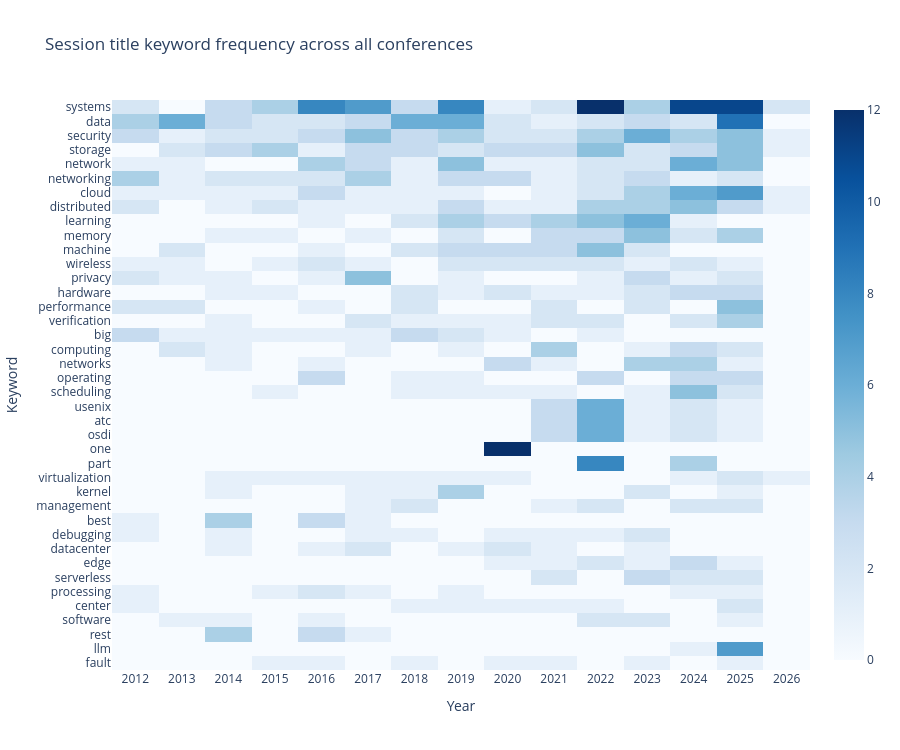

Source (notebook cell):
### Markdown cell above
## 2 · Session topic heatmap

### Code cell
matrix = session_heatmap_matrix(editions, top_n=40)

fig = go.Figure(go.Heatmap(
    z=matrix.values,
    x=[str(y) for y in matrix.columns],
    y=matrix.index.tolist(),
    colorscale="Blues",
    hovertemplate="Keyword: %{y}<br>Year: %{x}<br>Count: %{z}<extra></extra>",
))
fig.update_layout(
    title="Session title keyword frequency across all conferences",
    xaxis_title="Year",
    yaxis_title="Keyword",
    height=750,
    yaxis=dict(autorange="reversed"),
)
fig.show()

### Figure 1 — Plotly figure (JSON) as saved in the notebook; plotly's stock layout.template omitted (floating-point values rounded to 4 significant figures; data arrays with more than 128 entries replaced by an {"elided": "..."} marker saying what was removed)
{"data": [{"colorscale": [[0, "rgb(247,251,255)"], [0.125, "rgb(222,235,247)"], [0.25, "rgb(198,219,239)"], [0.375, "rgb(158,202,225)"], [0.5, "rgb(107,174,214)"], [0.625, "rgb(66,146,198)"], [0.75, "rgb(33,113,181)"], [0.875, "rgb(8,81,156)"], [1, "rgb(8,48,107)"]], "hovertemplate": "Keyword: %{y}<br>Year: %{x}<br>Count: %{z}<extra></extra>", "type": "heatmap", "x": ["2012", "2013", "2014", "2015", "2016", "2017", "2018", "2019", "2020", "2021", "2022", "2023", "2024", "2025", "2026"], "y": ["systems", "data", "security", "storage", "network", "networking", "cloud", "distributed", "learning", "memory", "machine", "wireless", "privacy", "hardware", "performance", "verification", "big", "computing", "networks", "operating", "scheduling", "usenix", "atc", "osdi", "one", "part", "virtualization", "kernel", "management", "best", "debugging", "datacenter", "edge", "serverless", "processing", "center", "software", "rest", "llm", "fault"], "z": {"elided": "40x15 int values"}}], "layout": {"height": 750, "title": {"text": "Session title keyword frequency across all conferences"}, "xaxis": {"title": {"text": "Year"}}, "yaxis": {"autorange": "reversed", "title": {"text": "Keyword"}}}}
